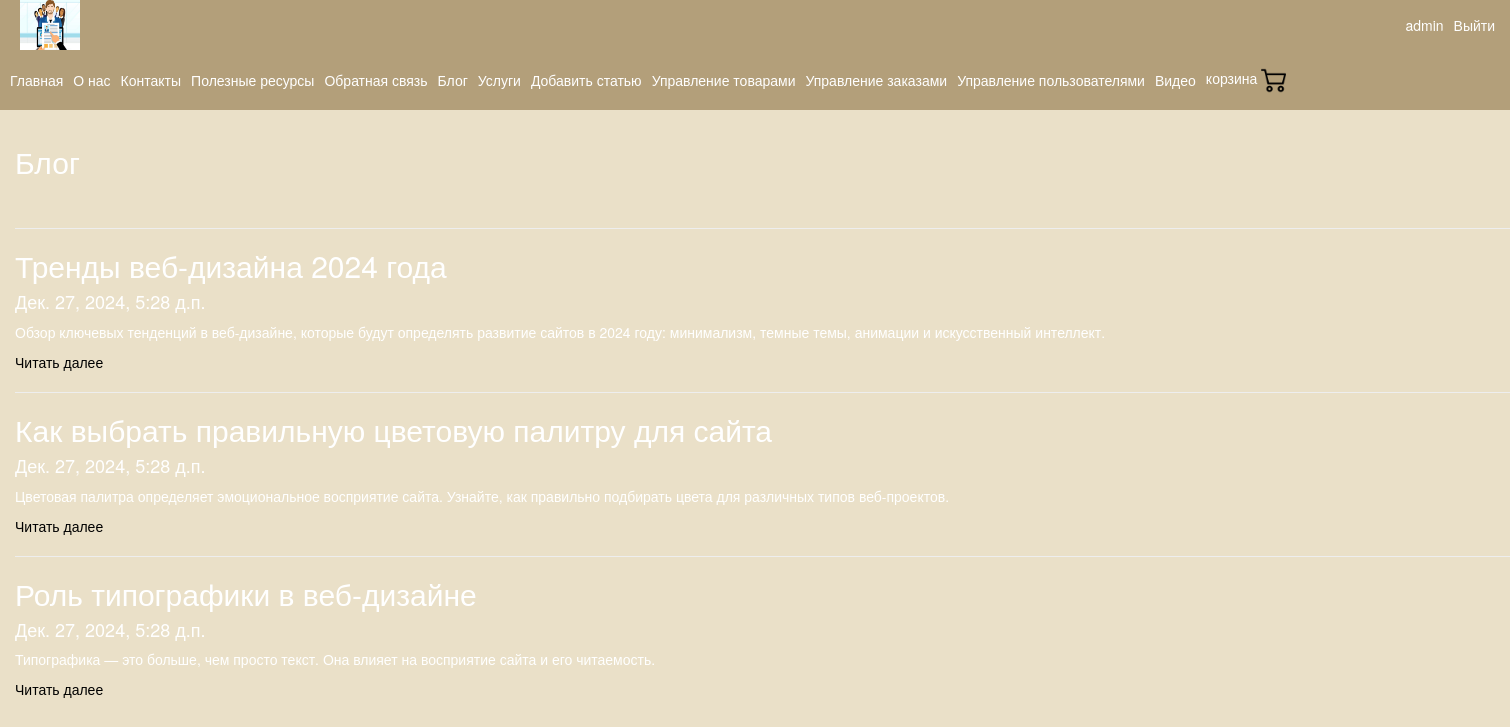
Page /blog/ (signed in) on the committed database.
### app/models.py (models this page shows)
class Blog(models.Model):
    title = models.CharField(max_length = 100, unique_for_date = "posted", verbose_name = "Заголовок")
    description = models.TextField(verbose_name = "Краткое содержание")
    content = models.TextField(verbose_name = "Полное содержание")
    posted = models.DateTimeField(default = datetime.now(), db_index = True, verbose_name = "Опубликована")
    author = models.ForeignKey(User, null=True, blank=True, on_delete = models.SET_NULL, verbose_name = "Автор")
    image = models.FileField(default = 'temp.jpg',verbose_name = 'Путь к картинке')

### app/views.py (the view)
# urls.py: path('blog/', views.blog, name='blog'),
def blog(request):
    posts = Blog.objects.all()
    assert isinstance(request,HttpRequest)
    return render(
        request,
        'app/blog.html',{
        'title':'Блог',
        'posts':posts,
        'year':datetime.now().year,
        })

### app/templates/app/blog.html
{% extends "app/layout.html" %}
{% block content %}
<address>
    <h2>{{title}}</h2>
    <br />
    {%for post in posts%}
    <hr />
    <div>
        <h2>{{post.title}}</h2>
        <h4>{{post.posted}}</h4>
        <p>{{post.description}}</p>
        <p><a href="{%url 'blogpost' parametr=post.id %}">Читать далее</a></p>
    </div>
    {%endfor%}
{% endblock %}

### app/templates/app/loginpartial.html (shortened to what this page needs)
﻿{% if user.is_authenticated %}
<form id="logoutForm" action="/logout/" method="post" class="logoutForm">
    <div class="login-name">{{ user.username }}</div>
    <a class="log-out" href="javascript:document.getElementById('logoutForm').submit()">Выйти</a>
</form>
{% else %}
<a class="log-in" href="{% url 'login' %}">Войти</a>
{% endif %}

### app/static/app/content/site.css (style rules this page uses)
body { margin:0px; padding:0px; }
a { color:black; }

### app/templates/app/layout.html (style rules this page uses)
div, h1, h2, h3 { color: white; }
body { background-color: #EAE0C8; }
.logoutForm { float: right; margin-right: 15px; display: flex; align-items: center; height: 100%; color: white; text-align: center; gap:10px; }
.log-out { color:white; }

### rows in the picture
Blog: title "Тренды веб-дизайна 2024 года", posted "Дек. 27, 2024, 5:28 д.п.", description "Обзор ключевых тенденций в веб-дизайне, которые будут определять развитие сайтов в 2024 году: минимализм, темные темы, анимации и искусственный интеллект."
Blog: title "Как выбрать правильную цветовую палитру для сайта", posted "Дек. 27, 2024, 5:28 д.п.", description "Цветовая палитра определяет эмоциональное восприятие сайта. Узнайте, как правильно подбирать цвета для различных типов веб-проектов."
Blog: title "Роль типографики в веб-дизайне", posted "Дек. 27, 2024, 5:28 д.п.", description "Типографика — это больше, чем просто текст. Она влияет на восприятие сайта и его читаемость."

### other values in the picture
{{ user.username }} "admin"
{{ title }} "Блог"
